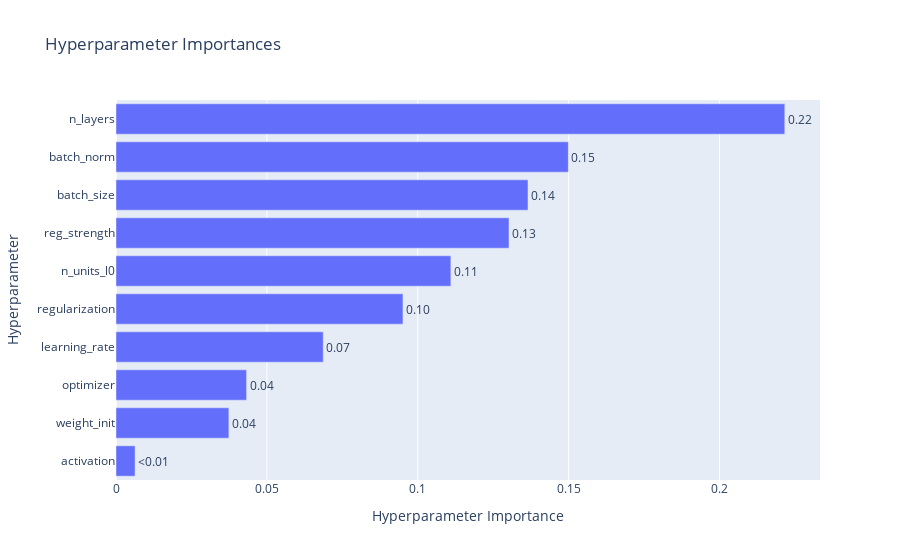

Notebook code for this chart:
### Code cell
optuna.visualization.plot_param_importances(study)

### Figure 1 — Plotly figure (JSON) as saved in the notebook; plotly's stock layout.template omitted (floating-point values rounded to 4 significant figures)
{"data": [{"cliponaxis": false, "hovertemplate": ["activation (CategoricalDistribution): 0.0063231521267430035<extra></extra>", "weight_init (CategoricalDistribution): 0.03741012822528008<extra></extra>", "optimizer (CategoricalDistribution): 0.04327013838098626<extra></extra>", "learning_rate (FloatDistribution): 0.06867430211868047<extra></extra>", "regularization (CategoricalDistribution): 0.09509054655295472<extra></extra>", "n_units_l0 (IntDistribution): 0.11096775210400761<extra></extra>", "reg_strength (FloatDistribution): 0.13022889478082442<extra></extra>", "batch_size (IntDistribution): 0.13652099018550526<extra></extra>", "batch_norm (CategoricalDistribution): 0.1498921956138275<extra></extra>", "n_layers (IntDistribution): 0.22162189991119055<extra></extra>"], "name": "Objective Value", "orientation": "h", "text": ["<0.01", "0.04", "0.04", "0.07", "0.10", "0.11", "0.13", "0.14", "0.15", "0.22"], "textposition": "outside", "type": "bar", "x": [0.006323, 0.03741, 0.04327, 0.06867, 0.09509, 0.111, 0.1302, 0.1365, 0.1499, 0.2216], "y": ["activation", "weight_init", "optimizer", "learning_rate", "regularization", "n_units_l0", "reg_strength", "batch_size", "batch_norm", "n_layers"]}], "layout": {"title": {"text": "Hyperparameter Importances"}, "xaxis": {"title": {"text": "Hyperparameter Importance"}}, "yaxis": {"title": {"text": "Hyperparameter"}}}}
